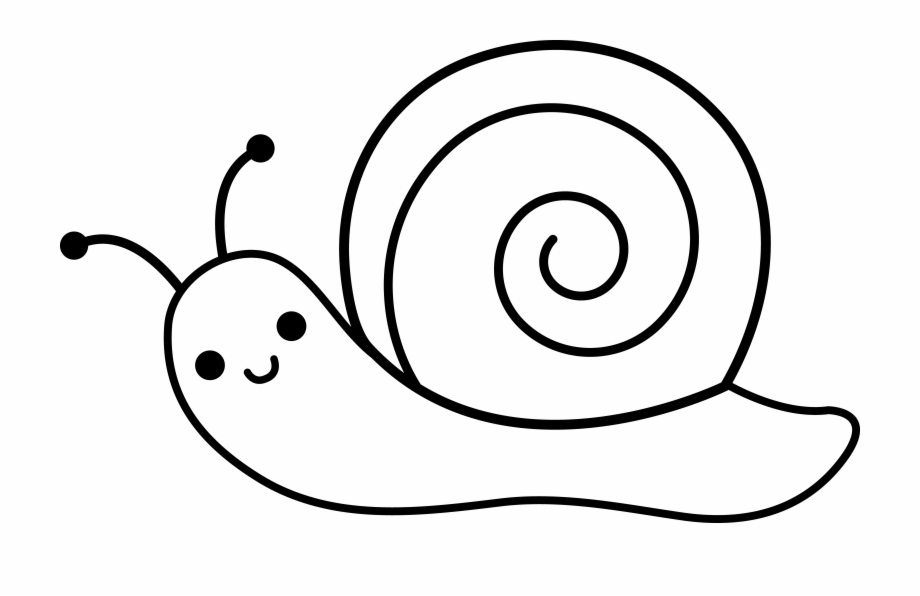
#> input picture snail.png, 920 x 596 px, found by its file name
$ python pixelScan.py
#> lines starting #> are read from the running program, lines starting #| are printed output that depends on the picture; after the words box and inside, x2 and y2 are one past the last pixel; in counts of white or black regions, pixels touching at a corner belong together
import cv2
import numpy as np
import csv

def process_full_shape_and_save_coords(path, csv_filename="coordinates.csv", sampling_rate=1):
    # Load and convert image to grayscale
#> called with csv_filename = 'output_coords.csv', sampling_rate = 2
    img = cv2.imread(path)
#> img is the input picture: shape (596, 920, 3); min 0, max 255, mean 236.1
    gray = cv2.cvtColor(img, cv2.COLOR_BGR2GRAY)

    # Threshold to binary (invert so black becomes white in mask)
    _, binary = cv2.threshold(gray, 127, 255, cv2.THRESH_BINARY_INV)
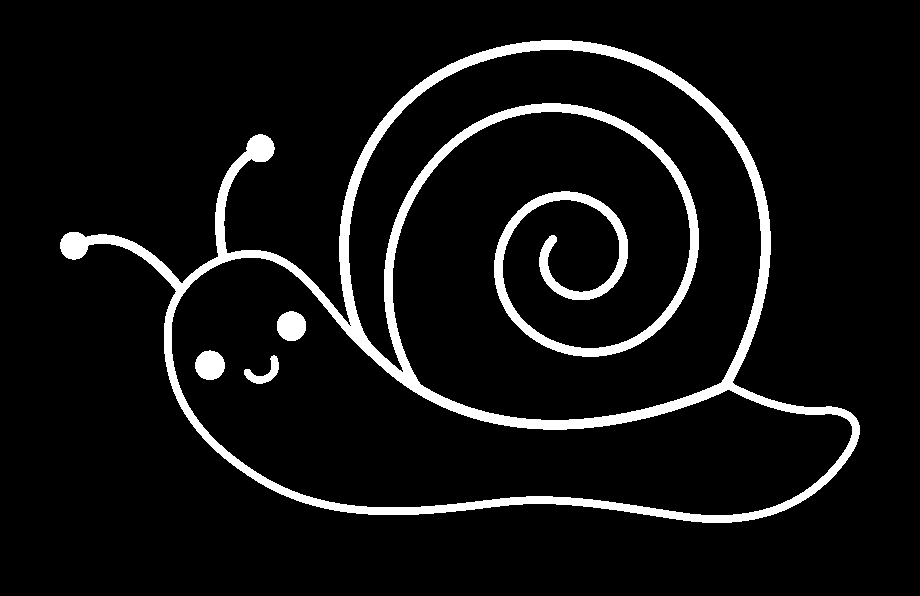
#> binary: shape (596, 920); 7.1% white; 4 white regions, box (x1, y1, x2, y2) and area: (60, 40, 860, 523) 36972, (195, 350, 225, 380) 699, (277, 311, 306, 341) 694, (244, 355, 279, 384) 388

    coords = []

    # Iterate over every pixel with the given sampling rate
    for y in range(0, binary.shape[0], sampling_rate):
        for x in range(0, binary.shape[1], sampling_rate):
            if binary[y, x] == 255:  # Black region in original image
                coords.append((x, y))
                cv2.circle(img, (x, y), 1, (0, 0, 255), -1)
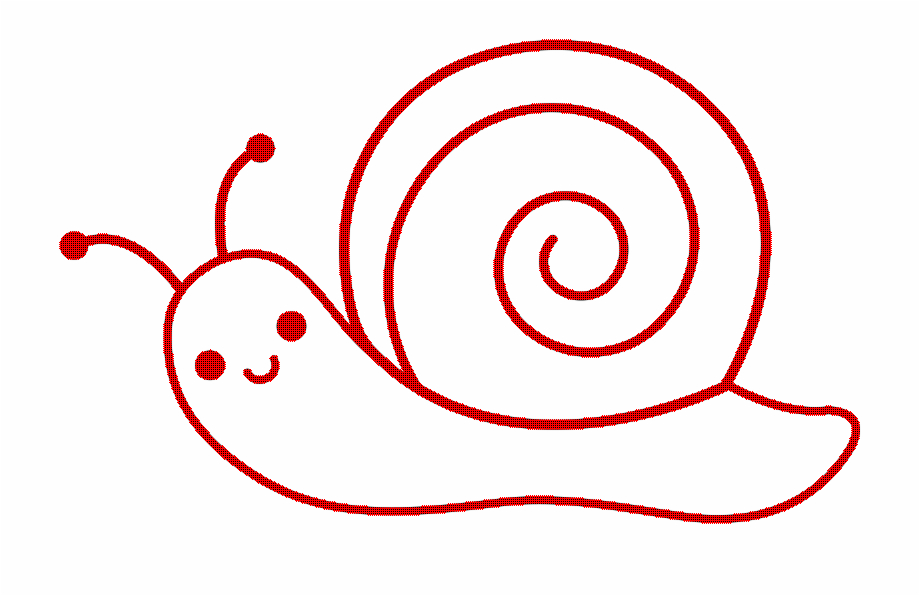
#> img: shape (596, 920, 3); 5.78% of pixels changed, all inside (x1, y1, x2, y2) = (59, 39, 860, 524)
#> after the loop, coords = 9691 pairs, first value 60 to 858, second value 40 to 522

    # Save coordinates to CSV
    with open(csv_filename, mode='w', newline='') as file:
        writer = csv.writer(file)
        writer.writerow(["x", "y"])
        writer.writerows(coords)

    # Show image with sampled points
    cv2.imshow("Full Shape Sampling", img)
    cv2.waitKey(0)
    cv2.destroyAllWindows()

# Example usage
process_full_shape_and_save_coords(
    r"C:\Users\win10\Desktop\KLE tech\Sem 6\CNC bot\Assets\snail.png",
    r"output_coords.csv",
    sampling_rate=2  # Adjust for density
)
